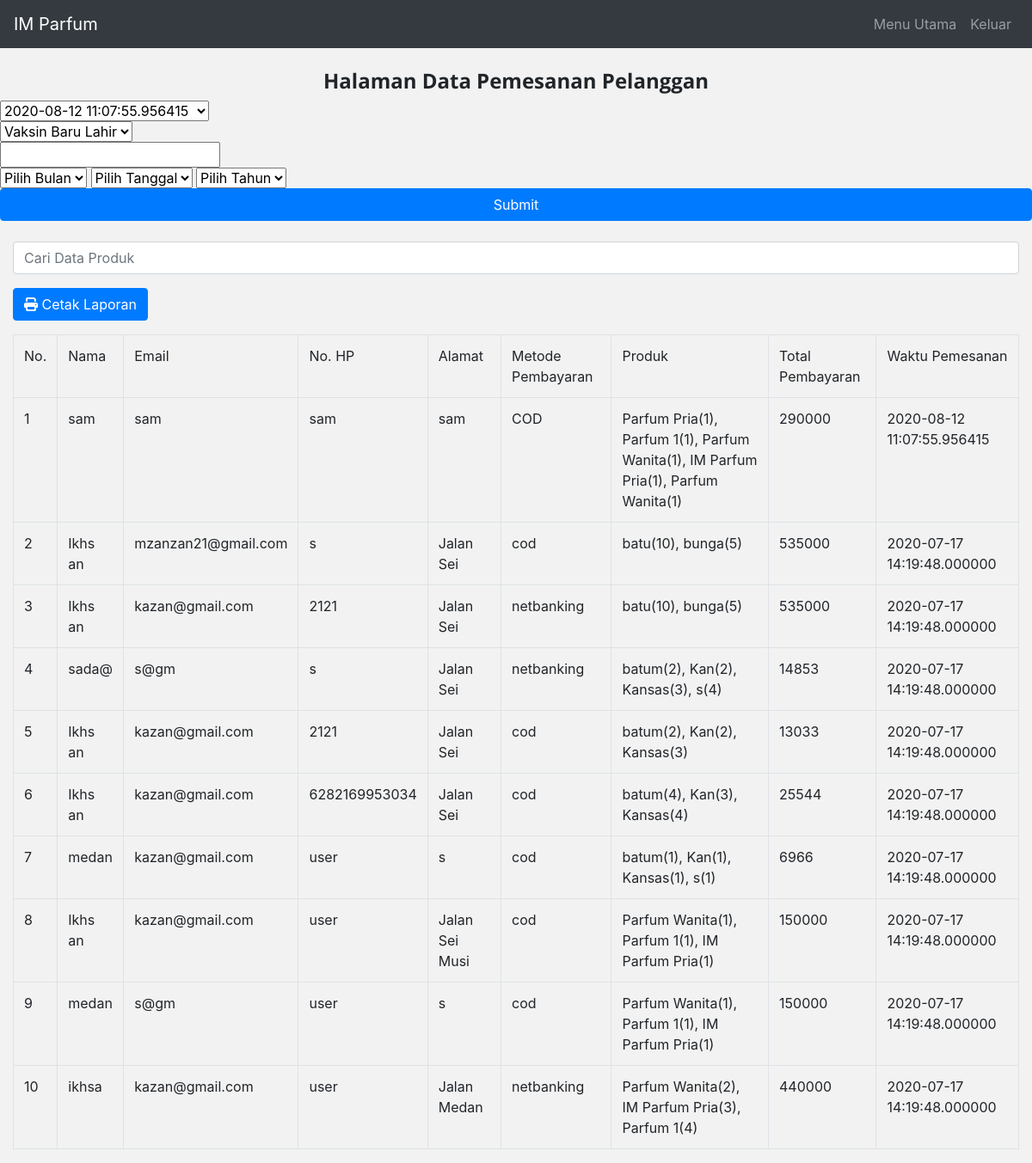
Page /admin/data-pemesan.php on the committed database.
### tables this page shows
CREATE TABLE `orders` (
  `id` int(11) NOT NULL,
  `name` varchar(250) NOT NULL,
  `email` varchar(250) NOT NULL,
  `phone` varchar(250) NOT NULL,
  `address` varchar(250) NOT NULL,
  `pmode` varchar(250) NOT NULL,
  `products` varchar(250) NOT NULL,
  `amount_paid` varchar(250) NOT NULL,
  `id_user` int(250) NOT NULL,
  `time` timestamp(6) NOT NULL DEFAULT current_timestamp(6)
);

### function/produk_function.php (called while the page is built, shortened)
<?php
function query($query){
    global $conn;
    $result = mysqli_query($conn, $query);
    $rows = [];
    while ($row = mysqli_fetch_assoc($result)) {
        $rows[] = $row;
    }
    return $rows;
}
?>

### admin/data-pemesan.php (the view, shortened to what this page needs)
<?php
include '../function/produk_function.php';
$dataproduk = query("SELECT * FROM `orders` ORDER BY TIME DESC");
?>
<!DOCTYPE html>
<html lang="en">
<head>
    <link rel="stylesheet" href="https://maxcdn.bootstrapcdn.com/bootstrap/4.5.0/css/bootstrap.min.css">
    <link rel="stylesheet" href="../asset/style.css">
    <link rel="stylesheet" type="text/css" href="../asset/icons/font/flaticon.css">
</head>
<body>
    <nav class="navbar navbar-expand-md bg-dark navbar-dark">
        <a class="navbar-brand" href="index.php"> IM Parfum</a>
        <div class="collapse navbar-collapse" id="collapsibleNavbar">
            <ul class="navbar-nav ml-auto">
                <li class="nav-item">
                    <a class="nav-link" href="index.php">Menu Utama</a>
                </li>
                <li class="nav-item">
                    <a class="nav-link" href="logout.php">Keluar</a>
                </li>
            </ul>
        </div>
    </nav>
    <h4 class="display-5 pt-4 text-center" style="font-family: 'Open Sans', sans-serif; font-weight: bold;"> Halaman Data Pemesanan Pelanggan</h4>
    <select name="" id="">
        <?php foreach ($dataproduk as $produk) : ?>
            <option><?= $produk["time"]; ?></option>
                    <?php endforeach; ?>
    </select>
    <br>
    <select name="" id="bulan_vaksin" onchange="leaveChange()">
             <option> Vaksin Baru Lahir</option>
    </select>
    <form action="">
        <input type="text" id="jenis_vaksin" value="">
    </form>
    <form action="get" >
        <select name="bulan" id="">
            <option selected>Pilih Bulan</option>
        </select>
        <select name="tanggal" id="">
            <option selected>Pilih Tanggal</option>
        </select>
        <select name="tahun" id="">Pilih Tahun
            <option selected>Pilih Tahun</option>
        </select>
        <button type="submit" class="btn btn-primary btn-block" name="cari-data">Submit</button>
    </form>
    <div class="container-fluid mt-4">
        <form action="" method="post">
            <input name="keyword" id="keyword" autofocus autocomplete="off" class="form-control mb-3" type="text" placeholder="Cari Data Produk">
        </form>
        <a href="cetak.php">
        <button type="button" class="btn btn-primary mb-3">
        <i class="fa fa-print" aria-hidden="true"></i> Cetak Laporan</button>
        </a>
        <div class="table-responsive">
            <div id="container">
                <table class="table table-bordered">
                    <tr>
                        <td>No. </td>
                        <td>Nama</td>
                        <td>Email</td>
                        <td>No. HP</td>
                        <td> Alamat </td>
                        <td>Metode Pembayaran</td>
                        <td>Produk</td>
                        <td>Total Pembayaran</td>
                        <td>Waktu Pemesanan</td>
                    </tr>
                    <?php $i = 1; ?>
                    <?php foreach ($dataproduk as $produk) : ?>
                        <tr>
                            <td> <?= $i ?></td>
                            <td><?= $produk["name"]; ?></td>
                            <td><?= $produk["email"]; ?></td>
                            <td><?= $produk["phone"]; ?></td>
                            <td><?= $produk["address"]; ?> </td>
                            <td> <?= $produk["pmode"]; ?></td>
                            <td><?= $produk["products"]; ?></td>
                            <td><?= $produk["amount_paid"]; ?></td>
                            <td><?= $produk["time"]; ?></td>
                        </tr>
                        <?php $i++; ?>
                    <?php endforeach; ?>
                </table>
            </div>
        </div>
    </div>
</body>
</html>

### asset/style.css (style rules this page uses)
body, html { height: 100%; margin: 0; padding: 0; background-color: #f2f2f2; }
.container-fluid.mt-4 { background-color: #f2f2f2; }

### admin/data-pemesan.php (style rules this page uses)
body { background-color: #f2f2f2; }
.container-fluid.mt-4 { background-color: #f2f2f2; }

### rows in the picture
orders: name "sam", email "sam", phone "sam", address "sam", pmode "COD", products "Parfum Pria(1), Parfum 1(1), Parfum Wanita(1), IM Parfum Pria(1), Parfum Wanita(1)", amount_paid "290000", time "2020-08-12 11:07:55.956415"
orders: name "Ikhs an", email "mzanzan21@gmail.com", phone "s", address "Jalan Sei", pmode "cod", products "batu(10), bunga(5)", amount_paid "535000", time "2020-07-17 14:19:48.000000"
orders: name "Ikhs an", email "kazan@gmail.com", phone "2121", address "Jalan Sei", pmode "netbanking", products "batu(10), bunga(5)", amount_paid "535000", time "2020-07-17 14:19:48.000000"
orders: name "sada@", email "s@gm", phone "s", address "Jalan Sei", pmode "netbanking", products "batum(2), Kan(2), Kansas(3), s(4)", amount_paid "14853", time "2020-07-17 14:19:48.000000"
orders: name "Ikhs an", email "kazan@gmail.com", phone "2121", address "Jalan Sei", pmode "cod", products "batum(2), Kan(2), Kansas(3)", amount_paid "13033", time "2020-07-17 14:19:48.000000"
orders: name "Ikhs an", email "kazan@gmail.com", phone "6282169953034", address "Jalan Sei", pmode "cod", products "batum(4), Kan(3), Kansas(4)", amount_paid "25544", time "2020-07-17 14:19:48.000000"
orders: name "medan", email "kazan@gmail.com", phone "user", address "s", pmode "cod", products "batum(1), Kan(1), Kansas(1), s(1)", amount_paid "6966", time "2020-07-17 14:19:48.000000"
orders: name "Ikhs an", email "kazan@gmail.com", phone "user", address "Jalan Sei Musi", pmode "cod", products "Parfum Wanita(1), Parfum 1(1), IM Parfum Pria(1)", amount_paid "150000", time "2020-07-17 14:19:48.000000"
orders: name "medan", email "s@gm", phone "user", address "s", pmode "cod", products "Parfum Wanita(1), Parfum 1(1), IM Parfum Pria(1)", amount_paid "150000", time "2020-07-17 14:19:48.000000"
orders: name "ikhsa", email "kazan@gmail.com", phone "user", address "Jalan Medan", pmode "netbanking", products "Parfum Wanita(2), IM Parfum Pria(3), Parfum 1(4)", amount_paid "440000", time "2020-07-17 14:19:48.000000"

### other values in the picture
form field value "2020-08-12 11:07:55.956415"
